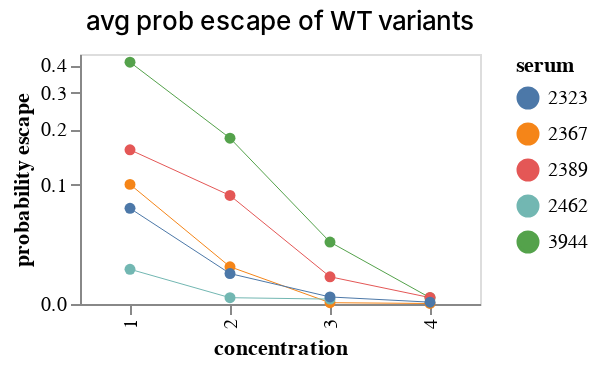

This figure's notebook cell:
### Code cell
plot_wt_prob_escape(ped_sera_run1)

### Figure 1 — Vega-Lite specification as saved in the notebook (floating-point values rounded to 4 significant figures)
{"config": {"view": {"continuousWidth": 300, "continuousHeight": 300}, "axis": {"grid": false}, "title": {"dy": -5, "fontWeight": 500}}, "data": {"name": "data-da23ab6b4727bf0844a31cd96ec96d0e"}, "mark": {"type": "line", "point": true, "size": 0.5}, "encoding": {"color": {"field": "serum", "title": "serum", "type": "nominal"}, "tooltip": [{"field": "antibody_concentration", "format": ".3g", "type": "quantitative"}, {"field": "n_subs", "type": "nominal"}, {"field": "censored", "type": "nominal"}, {"field": "probability escape", "format": ".3g", "type": "quantitative"}, {"field": "serum", "type": "nominal"}], "x": {"field": "concentration", "type": "nominal"}, "y": {"field": "probability escape", "scale": {"constant": 0.05, "type": "symlog"}, "type": "quantitative"}}, "height": 125, "title": "avg prob escape of WT variants", "width": 200, "$schema": "https://vega.github.io/schema/vega-lite/v5.6.1.json", "datasets": {"data-da23ab6b4727bf0844a31cd96ec96d0e": [{"antibody_concentration": 0.0003, "n_subs": "0", "censored": "censored to [0, 1]", "probability escape": 0.1005, "serum": "2367", "concentration": "1"}, {"antibody_concentration": 0.0007, "n_subs": "0", "censored": "censored to [0, 1]", "probability escape": 0.02046, "serum": "2367", "concentration": "2"}, {"antibody_concentration": 0.0014, "n_subs": "0", "censored": "censored to [0, 1]", "probability escape": 0.0006056, "serum": "2367", "concentration": "3"}, {"antibody_concentration": 0.0027, "n_subs": "0", "censored": "censored to [0, 1]", "probability escape": 0.0002331, "serum": "2367", "concentration": "4"}, {"antibody_concentration": 0.0005, "n_subs": "0", "censored": "censored to [0, 1]", "probability escape": 0.4137, "serum": "3944", "concentration": "1"}, {"antibody_concentration": 0.0011, "n_subs": "0", "censored": "censored to [0, 1]", "probability escape": 0.1803, "serum": "3944", "concentration": "2"}, {"antibody_concentration": 0.0021, "n_subs": "0", "censored": "censored to [0, 1]", "probability escape": 0.03847, "serum": "3944", "concentration": "3"}, {"antibody_concentration": 0.0043, "n_subs": "0", "censored": "censored to [0, 1]", "probability escape": 0.002989, "serum": "3944", "concentration": "4"}, {"antibody_concentration": 0.0108, "n_subs": "0", "censored": "censored to [0, 1]", "probability escape": 0.01886, "serum": "2462", "concentration": "1"}, {"antibody_concentration": 0.0162, "n_subs": "0", "censored": "censored to [0, 1]", "probability escape": 0.002992, "serum": "2462", "concentration": "2"}, {"antibody_concentration": 0.0365, "n_subs": "0", "censored": "censored to [0, 1]", "probability escape": 0.002311, "serum": "2462", "concentration": "3"}, {"antibody_concentration": 0.0121, "n_subs": "0", "censored": "censored to [0, 1]", "probability escape": 0.1569, "serum": "2389", "concentration": "1"}, {"antibody_concentration": 0.0182, "n_subs": "0", "censored": "censored to [0, 1]", "probability escape": 0.08584, "serum": "2389", "concentration": "2"}, {"antibody_concentration": 0.0273, "n_subs": "0", "censored": "censored to [0, 1]", "probability escape": 0.01425, "serum": "2389", "concentration": "3"}, {"antibody_concentration": 0.0409, "n_subs": "0", "censored": "censored to [0, 1]", "probability escape": 0.003038, "serum": "2389", "concentration": "4"}, {"antibody_concentration": 0.0084, "n_subs": "0", "censored": "censored to [0, 1]", "probability escape": 0.07071, "serum": "2323", "concentration": "1"}, {"antibody_concentration": 0.0125, "n_subs": "0", "censored": "censored to [0, 1]", "probability escape": 0.01617, "serum": "2323", "concentration": "2"}, {"antibody_concentration": 0.0187, "n_subs": "0", "censored": "censored to [0, 1]", "probability escape": 0.003351, "serum": "2323", "concentration": "3"}, {"antibody_concentration": 0.0281, "n_subs": "0", "censored": "censored to [0, 1]", "probability escape": 0.0008596, "serum": "2323", "concentration": "4"}]}}
